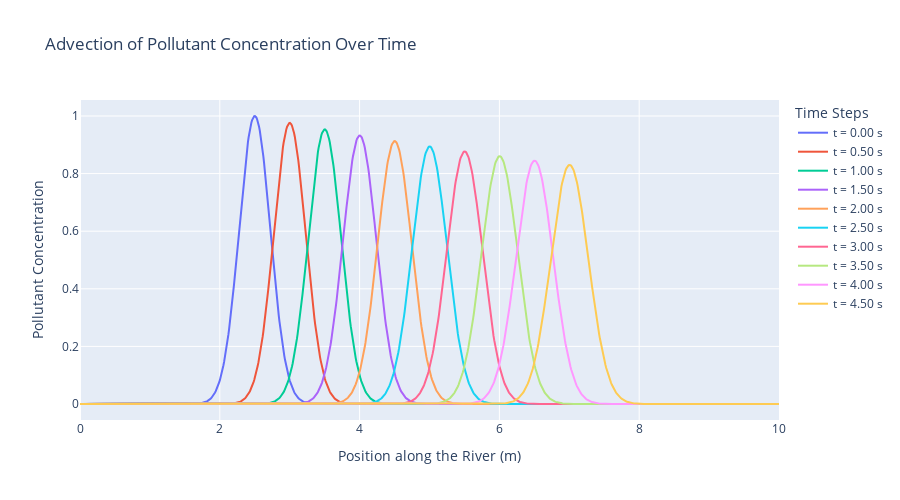

This figure's notebook cell:
### Code cell
# Visualization using Plotly
fig = go.Figure()

for idx, rho_snapshot in enumerate(rho_history):
    fig.add_trace(go.Scatter(
        x=x,
        y=rho_snapshot,
        mode='lines',
        name=f't = {time_steps[idx]:.2f} s'
    ))

fig.update_layout(
    title='Advection of Pollutant Concentration Over Time',
    xaxis_title='Position along the River (m)',
    yaxis_title='Pollutant Concentration',
    legend_title='Time Steps',
    autosize=True,
    height=500
)

html_fig = fig.to_html(full_html=False, include_plotlyjs='cdn')
HTML(html_fig)

### Figure 1 — Plotly figure (JSON) as saved in the notebook; plotly's stock layout.template omitted (floating-point values rounded to 4 significant figures; data arrays with more than 128 entries replaced by an {"elided": "..."} marker saying what was removed)
{"data": [{"mode": "lines", "name": "t = 0.00 s", "type": "scatter", "x": {"elided": "1000 float values"}, "y": {"elided": "1000 float values"}}, {"mode": "lines", "name": "t = 0.50 s", "type": "scatter", "x": {"elided": "1000 float values"}, "y": {"elided": "1000 float values"}}, {"mode": "lines", "name": "t = 1.00 s", "type": "scatter", "x": {"elided": "1000 float values"}, "y": {"elided": "1000 float values"}}, {"mode": "lines", "name": "t = 1.50 s", "type": "scatter", "x": {"elided": "1000 float values"}, "y": {"elided": "1000 float values"}}, {"mode": "lines", "name": "t = 2.00 s", "type": "scatter", "x": {"elided": "1000 float values"}, "y": {"elided": "1000 float values"}}, {"mode": "lines", "name": "t = 2.50 s", "type": "scatter", "x": {"elided": "1000 float values"}, "y": {"elided": "1000 float values"}}, {"mode": "lines", "name": "t = 3.00 s", "type": "scatter", "x": {"elided": "1000 float values"}, "y": {"elided": "1000 float values"}}, {"mode": "lines", "name": "t = 3.50 s", "type": "scatter", "x": {"elided": "1000 float values"}, "y": {"elided": "1000 float values"}}, {"mode": "lines", "name": "t = 4.00 s", "type": "scatter", "x": {"elided": "1000 float values"}, "y": {"elided": "1000 float values"}}, {"mode": "lines", "name": "t = 4.50 s", "type": "scatter", "x": {"elided": "1000 float values"}, "y": {"elided": "1000 float values"}}], "layout": {"autosize": true, "height": 500, "legend": {"title": {"text": "Time Steps"}}, "title": {"text": "Advection of Pollutant Concentration Over Time"}, "xaxis": {"title": {"text": "Position along the River (m)"}}, "yaxis": {"title": {"text": "Pollutant Concentration"}}}}
